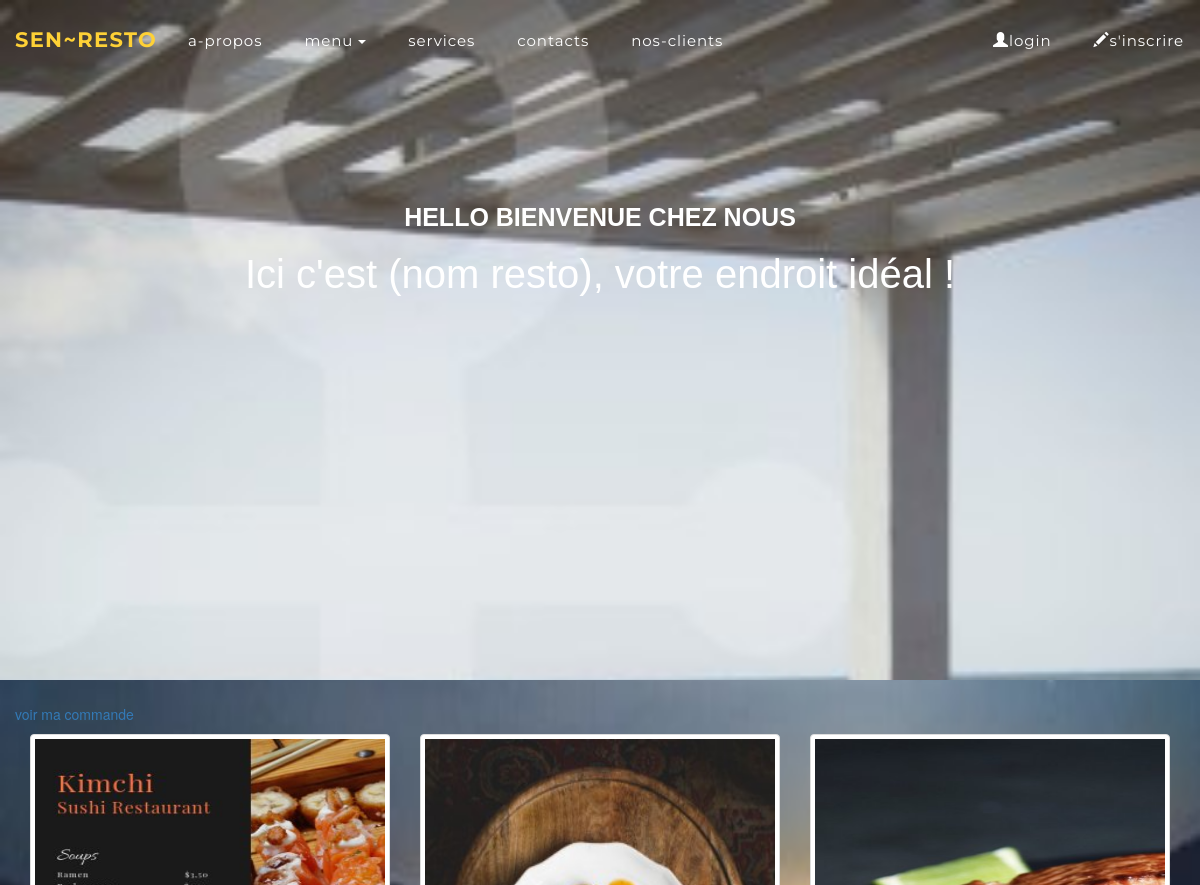
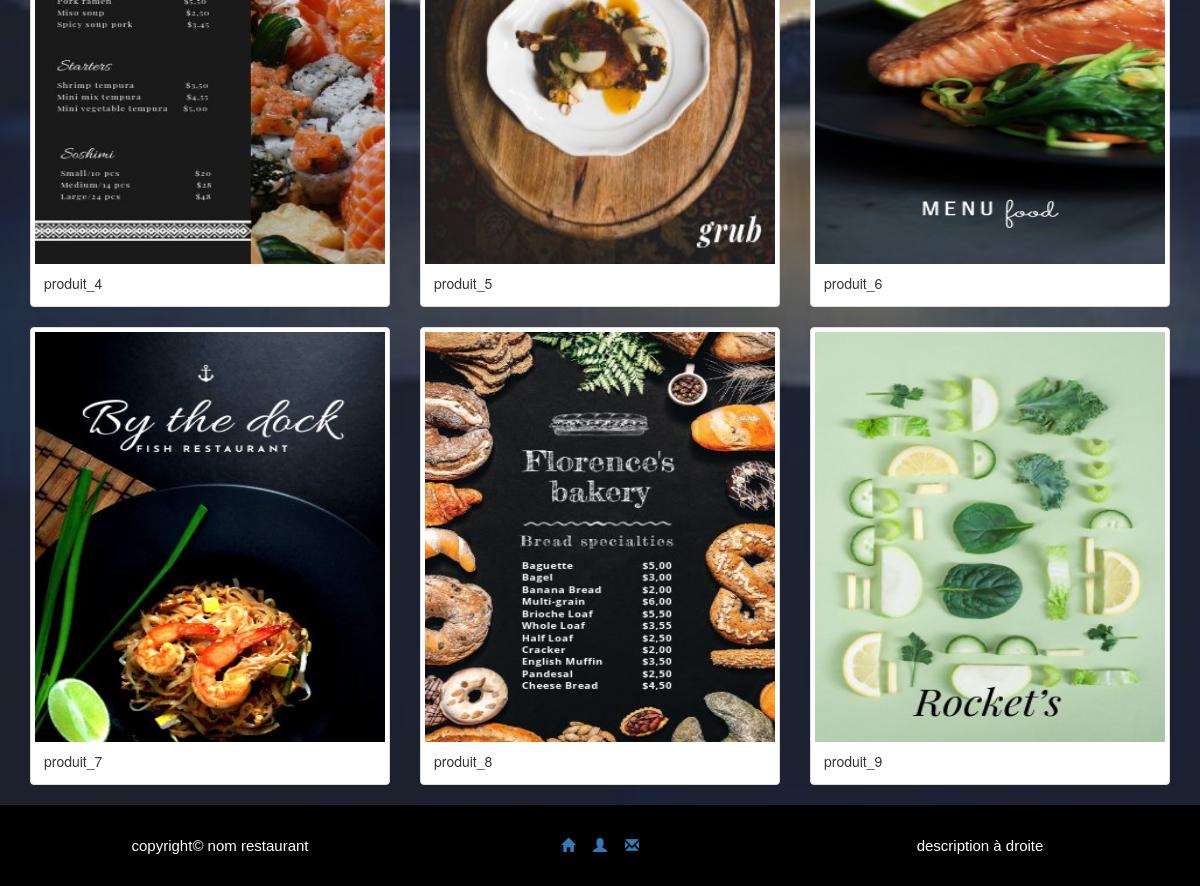
The app's page /menuCafe.php with its own data (2 pictures, top to bottom).
### tables this page shows
CREATE TABLE menu (
	numMenu int(100) PRIMARY KEY NOT NULL,
	nom varchar(255) NOT NULL,
	prix float NOT NULL,
	quantity int(100) NOT NULL,
	description varchar(300) NOT NULL 
);

### maClass.php (called while the page is built, shortened)
<?php
class DB{
    private $host = "127.0.0.1";
    private $username = "root";
    private $password = "";
    private $database = "restaurant";
    private $db;
    public function __construct($host=null, $username=null, $password=null, $database=null){
        try{
            $this->db = new PDO('mysql:host='.$this->host.';dbname='.$this->database, $this->username, $this->password,
            array(
                PDO::MYSQL_ATTR_INIT_COMMAND => 'SET NAMES UTF8',
                PDO::ATTR_ERRMODE => PDO:: ERRMODE_WARNING
            ));
        }catch(PDOException $e){
            die("connect is not possible");
        }
    }
    public function query($sql, $data = array()){
        $menu = $this->db->prepare($sql);
        $menu->execute($data);
        return ($menu->fetchAll(PDO::FETCH_OBJ));
    }
}
?>

### menuCafe.php (the view)
<?php
require "index.php";
require "header.php";
?>
<br/><br/>
<section id="café">
    <div class='container'>
        <div class='row'>
            <p><a href="sama.menu.php">voir ma commande</a></p>
            <?php $monMenu = $DB->query('SELECT * FROM menu WHERE numMenu > 3 && numMenu < 10');?>
            <?php foreach($monMenu as $menu): ?>
            <div class='col-sm-4 col-xs-4'>
                <div class='thumbnail'>
                    <a href='addmenu.php?id=<?= $menu->numMenu;?>'>
                        <img id='page1' src='img/<?= $menu->numMenu;?>.jpg' alt='image1'>
                        <div class='caption'>
                            <?= $menu->nom;?>
                        </div>
                    </a>
                </div>
            </div>
            <?php endforeach;?>
        </div>
    </div>
</section>
<?php require "footer.php"; ?>

### index.php (shortened to what this page needs)
<!DOCTYPE html>
<html>
	<head>
		<link rel="stylesheet" type="text/css" href="style.css">
		<link rel="stylesheet" type="text/css" href="css/bootstrap.min.css">
	</head>
	<body id="styles">
		<div spy="scrollspy" data-target=".navbar" data-offset="100">
			<nav class="navbar navbar-expand-lg navbar-fixed-top" id="mainNav">
				<div class="container-fluid">
					<div class="navbar-header">
						<a href="#styles" class="navbar-brand">Sen~Resto</a>
					</div>
					<div class="collapse navbar-collapse" id="mynavbar">
						<ul class="nav navbar-nav">
							<li class="nav-item active"><a href="a-propos.php?id=1" class="btn btn-link">a-propos</a></li>
							<li class="nav-item dropdown">
								<a href="#" class="btn btn-link dropdown-toggle" data-toggle="dropdown">menu
									<span class="caret"></span>
								</a>
							</li>
							<li class="nav-item"><a href="services.php?id=6" class="btn btn-link">services</a></li>
							<li class="nav-item"><a href="contacts.php?id=7" class="btn btn-link">contacts</a></li>
							<li class="nav-item"><a href="nos-clients.php?" class="btn btn-link">nos-clients</a></li>
						</ul>
						<ul class="nav navbar-nav navbar-right">
							<li class="nav-item"><a href="login.php?id=9" class="btn btn-link"><span class="glyphicon glyphicon-user"></span>login</a></li>
							<li class="nav-item"><a href="connexion.php?id=10" class="btn btn-link"><span class="glyphicon glyphicon-pencil"></span>s'inscrire</a></li>
						</ul>
					</div>
				</div>
			</nav>
		</div>
		<header class="myheader">
			<div class="container-fluid">
				<div class="row">
					<div class="col-sm-12 col-xs-12">
						<div class="myheader-hello">Hello Bienvenue Chez Nous</div>
						<div class="myheader-present">Ici c'est (nom resto), votre endroit idéal !</div>
					</div>
				</div>
			</div>
		</header>

### footer.php (shortened to what this page needs)
<footer class="myfooter">
	<div class="container-fluid">
		<div class="row">
			<div class="col-sm-4 col-xs-4 footer-copyright">
				<span>copyright&copy; nom restaurant</span>
			</div>
			<div class="col-sm-4 col-xs-4 footer-reseau">
				<a href="#" class=""><span class="glyphicon glyphicon-home"></span></a>
				<a href="#"><span class="glyphicon glyphicon-user"></span></a>
				<a href="#"><span class="glyphicon glyphicon-envelope"></span></a>
			</div>
			<div class="col-sm-4 col-xs-4 footer-description">
				<span>description à droite</span>
			</div>
		</div>
	</div>
</footer>
</body>
</html>

### style.css (style rules this page uses)
html { scroll-behavior: smooth; }
body { margin: 0; padding: 0; box-sizing: border-box; }
#styles { background-image:url("img/img34.jpg"); background-repeat: no-repeat; background-position: center; background-size: 100% 100%; position:relative; background-attachment: fixed; }
#page1 { width:100%; height:410px; margin:auto; }
.myheader { width: 100%; height: 68rem; display: inline-block; text-align: center; background-image: url("img/11.jpg"); background-size: 100% 100%; background-position: center; background-attachment: fixed; background-repeat: no-repeat; position: relative; }
.myheader .myheader-hello { font-size: 25px; font-weight: 800; font-family: arial; color: white; text-decoration: none; text-transform: uppercase; margin-top: 200px }
.myheader .myheader-present { font-size: 40px; font-family: arial; font-weight: 400; color: white; text-decoration: none; text-orientation: initial; margin-top: 10px; }
#mainNav { padding-top: 1rem; padding-bottom: 1rem; background-color: #212529; }
#mainNav .navbar-brand { color: #fed136; font-family: "Montserrat", -apple-system, BlinkMacSystemFont, "Segoe UI", Roboto, "Helvetica Neue", Arial, sans-serif, "Apple Color Emoji", "Segoe UI Emoji", "Segoe UI Symbol", "Noto Color Emoji"; font-weight: 700; letter-spacing: 0.0625em; text-transform: uppercase; }
#mainNav .navbar-nav .nav-item .btn-link { font-family: "Montserrat", -apple-system, BlinkMacSystemFont, "Segoe UI", Roboto, "Helvetica Neue", Arial, sans-serif, "Apple Color Emoji", "Segoe UI Emoji", "Segoe UI Symbol", "Noto Color Emoji"; font-size: 1.5rem; color: #fff; letter-spacing: 0.0625em; }
@media (min-width: 992px) { #mainNav { padding-top: 1.5rem; padding-bottom: 1.5rem; border: none; background-color: transparent; transition: padding-top 0.3s ease-in-out, padding-bottom 0.3s ease-in-out; } }
@media (min-width: 992px) { #mainNav .navbar-brand { font-size: 1.5em; transition: font-size 0.3s ease-in-out; } }
@media (min-width: 992px) { #mainNav .navbar-nav .nav-item { margin-right: 1rem; } }
@media (min-width: 992px) { #mainNav .navbar-nav .nav-item:last-child { margin-right: 0; } }
.myfooter { text-align: center; padding: 3rem; background-color: #000000; position: relative; bottom: 0; }
.myfooter .footer-copyright { color: #ffffff; font-size: 15px; font-style: initial; font-family: arial; font-weight:normal; }
.myfooter .footer-reseau { color: #ffffff; size: 15px; word-spacing: 1.0em; }
.myfooter .footer-description { color: #ffffff; font-size: 15px; font-style: initial; font-family: arial; font-weight:normal; }

### records on screen
menu: shows a picture, nom "produit_4"
menu: shows a picture, nom "produit_5"
menu: shows a picture, nom "produit_6"
menu: shows a picture, nom "produit_7"
menu: shows a picture, nom "produit_8"
menu: shows a picture, nom "produit_9"
